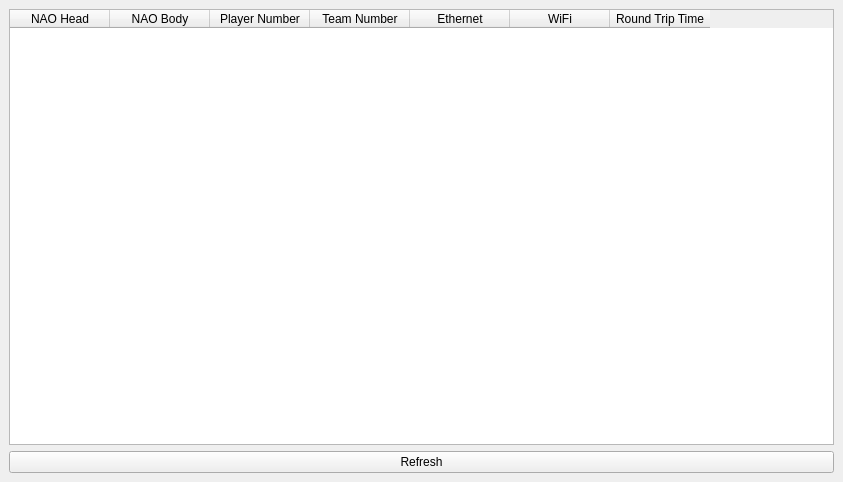
<?xml version="1.0" encoding="UTF-8"?>
<ui version="4.0">
 <class>DockWidget</class>
 <widget class="QDockWidget" name="DockWidget">
  <property name="geometry">
   <rect>
    <x>0</x>
    <y>0</y>
    <width>843</width>
    <height>482</height>
   </rect>
  </property>
  <property name="windowTitle">
   <string>Aliveness</string>
  </property>
  <widget class="QWidget" name="dockWidgetContents">
   <layout class="QVBoxLayout" name="verticalLayout">
    <item>
     <widget class="QTableWidget" name="aliveness_table">
      <property name="sizePolicy">
       <sizepolicy hsizetype="Expanding" vsizetype="Expanding">
        <horstretch>0</horstretch>
        <verstretch>0</verstretch>
       </sizepolicy>
      </property>
      <column>
       <property name="text">
        <string>NAO Head</string>
       </property>
      </column>
      <column>
       <property name="text">
        <string>NAO Body</string>
       </property>
      </column>
      <column>
       <property name="text">
        <string>Player Number</string>
       </property>
      </column>
      <column>
       <property name="text">
        <string>Team Number</string>
       </property>
      </column>
      <column>
       <property name="text">
        <string>Ethernet</string>
       </property>
      </column>
      <column>
       <property name="text">
        <string>WiFi</string>
       </property>
      </column>
      <column>
       <property name="text">
        <string>Round Trip Time</string>
       </property>
      </column>
     </widget>
    </item>
    <item>
     <widget class="QPushButton" name="refresh_button">
      <property name="text">
       <string>Refresh</string>
      </property>
     </widget>
    </item>
   </layout>
  </widget>
 </widget>
 <resources/>
 <connections/>
</ui>
